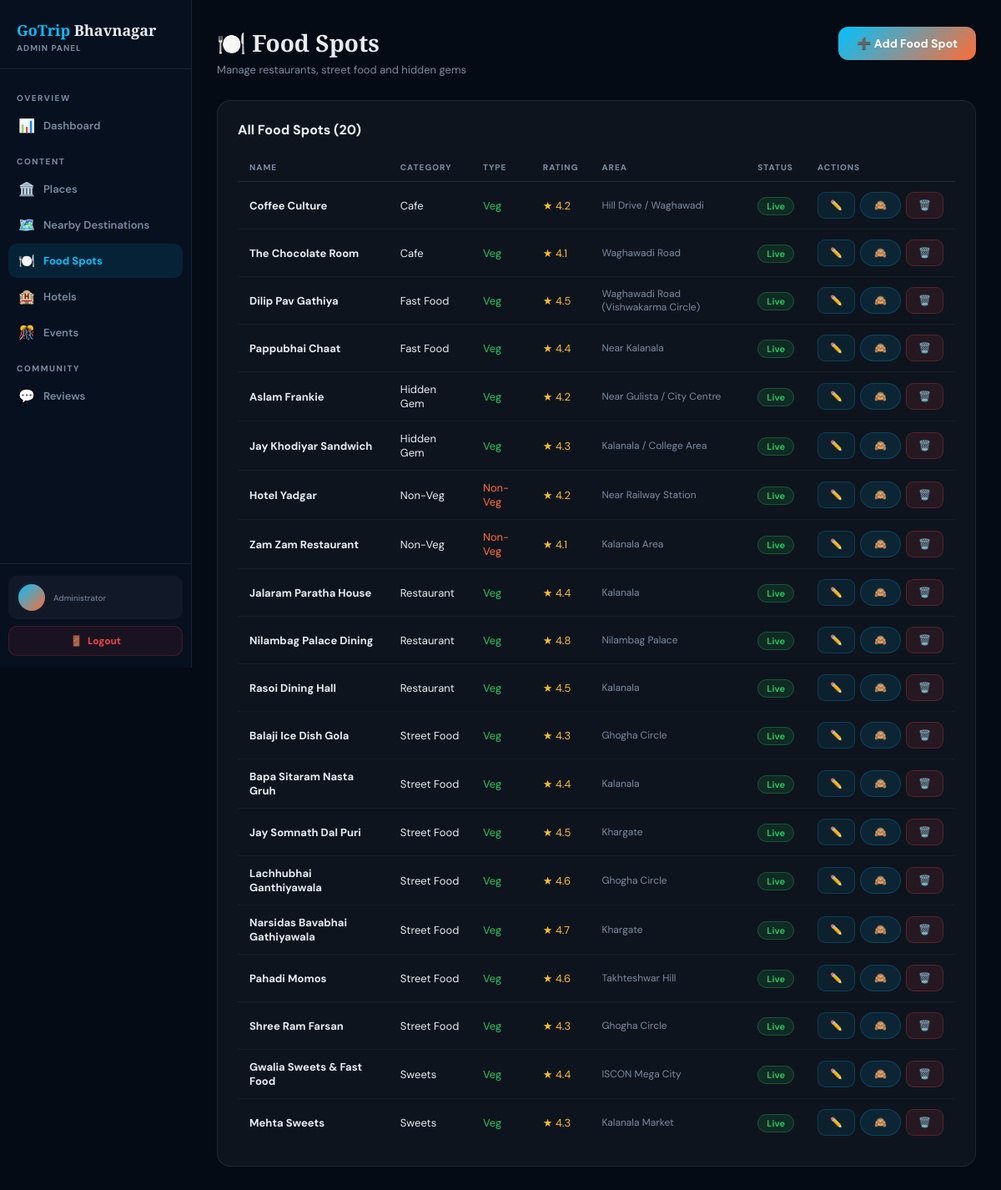
The app's page /admin/foods.php (signed in) with its own data.
### tables this page shows
CREATE TABLE IF NOT EXISTS foods (
  id         INT AUTO_INCREMENT PRIMARY KEY,
  name       VARCHAR(150) NOT NULL,
  food_type  VARCHAR(20),
  cat        VARCHAR(50),
  rating     DECIMAL(2,1),
  budget     VARCHAR(40),
  specialty  VARCHAR(150),
  area       VARCHAR(100),
  lat        DECIMAL(11,8),
  lng        DECIMAL(11,8),
  phone      VARCHAR(30),
  open_hrs   VARCHAR(100),
  descr      TEXT,
  tips       TEXT,
  must_try   TEXT,
  section    VARCHAR(20) DEFAULT 'city',
  visible    TINYINT DEFAULT 1,
  created_at DATETIME DEFAULT CURRENT_TIMESTAMP
);

### admin/foods.php (the view, shortened to what this page needs)
<?php
require_once '../db.php';
$foods=$conn->query("SELECT * FROM foods ORDER BY cat,name");
?>
<!DOCTYPE html>
<html lang="en"><head>
</head><body>
<?php include 'sidebar.php'; ?>
<div class="main">
  <div class="top-bar">
    <div><h1 class="page-title">🍽️ Food Spots</h1>
    <p class="page-sub">Manage restaurants, street food and hidden gems</p></div>
    <a href="foods.php?action=add" class="btn-primary">➕ Add Food Spot</a>
  </div>
  <div class="section-card">
    <div class="section-card-header"><h2 class="section-card-title">All Food Spots (<?=$foods->num_rows?>)</h2></div>
    <div class="table-wrap">
      <table class="data-table">
        <thead><tr><th>Name</th><th>Category</th><th>Type</th><th>Rating</th><th>Area</th><th>Status</th><th>Actions</th></tr></thead>
        <tbody>
          <?php while($f=$foods->fetch_assoc()): ?>
          <tr>
            <td><strong><?=htmlspecialchars($f['name'])?></strong></td>
            <td><?=htmlspecialchars($f['cat'])?></td>
            <td><span style="color:<?=$f['food_type']==='Veg'?'#22c55e':'#ff6b35'?>"><?=$f['food_type']?></span></td>
            <td style="color:#fbbf24">★ <?=$f['rating']?></td>
            <td style="font-size:12px;color:var(--muted)"><?=htmlspecialchars($f['area'])?></td>
            <td><?=$f['visible']?'<span class="badge-approved"> Live</span>':'<span class="badge-hidden">🙈 Hidden</span>'?></td>
            <td><div style="display:flex;gap:6px">
              <a href="?edit=<?=$f['id']?>" class="btn-edit">✏️</a>
              <form method="POST" style="display:inline" onsubmit="return confirm('Toggle?')">
                <button class="btn-sm" type="submit"><?=$f['visible']?'🙈':'👁️'?></button>
              </form>
              <form method="POST" style="display:inline" onsubmit="return confirm('Delete?')">
                <button class="btn-danger" type="submit">🗑️</button>
              </form>
            </div></td>
          </tr>
          <?php endwhile; ?>
        </tbody>
      </table>
    </div>
  </div>
</div>
</body></html>

### records on screen
foods: name "Coffee Culture", cat "Cafe", food_type "Veg", rating "4.2", area "Hill Drive / Waghawadi", visible "Live"
foods: name "The Chocolate Room", cat "Cafe", food_type "Veg", rating "4.1", area "Waghawadi Road", visible "Live"
foods: name "Dilip Pav Gathiya", cat "Fast Food", food_type "Veg", rating "4.5", area "Waghawadi Road (Vishwakarma Circle)", visible "Live"
foods: name "Pappubhai Chaat", cat "Fast Food", food_type "Veg", rating "4.4", area "Near Kalanala", visible "Live"
foods: name "Aslam Frankie", cat "Hidden Gem", food_type "Veg", rating "4.2", area "Near Gulista / City Centre", visible "Live"
foods: name "Jay Khodiyar Sandwich", cat "Hidden Gem", food_type "Veg", rating "4.3", area "Kalanala / College Area", visible "Live"
foods: name "Hotel Yadgar", cat "Non-Veg", food_type "Non-Veg", rating "4.2", area "Near Railway Station", visible "Live"
foods: name "Zam Zam Restaurant", cat "Non-Veg", food_type "Non-Veg", rating "4.1", area "Kalanala Area", visible "Live"
foods: name "Jalaram Paratha House", cat "Restaurant", food_type "Veg", rating "4.4", area "Kalanala", visible "Live"
foods: name "Nilambag Palace Dining", cat "Restaurant", food_type "Veg", rating "4.8", area "Nilambag Palace", visible "Live"
foods: name "Rasoi Dining Hall", cat "Restaurant", food_type "Veg", rating "4.5", area "Kalanala", visible "Live"
foods: name "Balaji Ice Dish Gola", cat "Street Food", food_type "Veg", rating "4.3", area "Ghogha Circle", visible "Live"
foods: name "Bapa Sitaram Nasta Gruh", cat "Street Food", food_type "Veg", rating "4.4", area "Kalanala", visible "Live"
foods: name "Jay Somnath Dal Puri", cat "Street Food", food_type "Veg", rating "4.5", area "Khargate", visible "Live"
foods: name "Lachhubhai Ganthiyawala", cat "Street Food", food_type "Veg", rating "4.6", area "Ghogha Circle", visible "Live"
foods: name "Narsidas Bavabhai Gathiyawala", cat "Street Food", food_type "Veg", rating "4.7", area "Khargate", visible "Live"
foods: name "Pahadi Momos", cat "Street Food", food_type "Veg", rating "4.6", area "Takhteshwar Hill", visible "Live"
foods: name "Shree Ram Farsan", cat "Street Food", food_type "Veg", rating "4.3", area "Ghogha Circle", visible "Live"
foods: name "Gwalia Sweets & Fast Food", cat "Sweets", food_type "Veg", rating "4.4", area "ISCON Mega City", visible "Live"
foods: name "Mehta Sweets", cat "Sweets", food_type "Veg", rating "4.3", area "Kalanala Market", visible "Live"

### other values on screen
$icon "📊 🏛️ 🗺️ 🍽️ 🏨 🎊 💬"
$label "Dashboard Places Nearby Destinations Food Spots Hotels Events Reviews"
$foods->num_rows "20"
